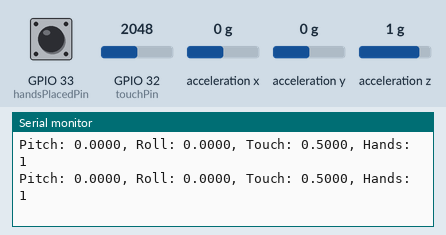
Simulated run of this sketch. Board: ESP32. Shown: the last lines printed to the serial monitor. Wiring (inferred from the names in the program): MPU-6050 motion sensor at I2C address 0x68. Inputs (shaded band) come from the test bench; at power-on: acceleration x 0 g, acceleration y 0 g, GPIO 32 (touchPin) = 2048, GPIO 33 (handsPlacedPin) HIGH, acceleration z 1 g. WiFi joins after 1.5 s; servers stay silent unless stated.

Above: at 2.7 s.
2.8 s: acceleration x set to -1.4 g
At 3.5 s:
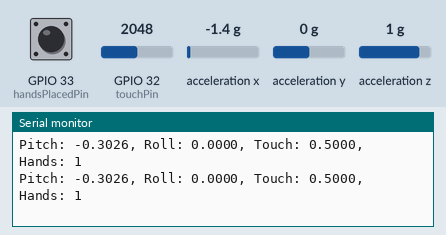
5.8 s: acceleration x set to 0 g
At 6.6 s:
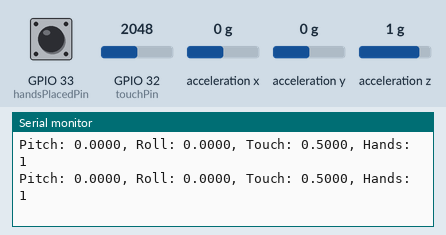

Measured:
- after the input at 2.8 s, the serial monitor: prints a new line at once (image 1)
- after the input at 5.8 s, the serial monitor: prints a new line at once (image 2)

The sketch:

controller.ino
```cpp
#include <WiFi.h>
#include <WiFiUdp.h>
#include <math.h>
#include<Wire.h>

const int MPU_addr=0x68;  // I2C address of the MPU-6050, Plug SDA 21, SCL 22.
int16_t AcX,AcY,AcZ;
// int16_t Tmp,GyX,GyY,GyZ; // not using these, but could...

const int touchPin = 32; // nose touch sensor
const int handsPlacedPin = 33; // hands placed sensor

const char* ssid = "yale wireless";

const char* udpServerIP = "172.27.33.77";
const int udpServerPort = 12346;

WiFiUDP udp;

void setup() {
  pinMode(touchPin, INPUT);
  pinMode(handsPlacedPin, INPUT_PULLUP);
  Wire.begin();
  Wire.beginTransmission(MPU_addr);
  Wire.write(0x6B);  // PWR_MGMT_1 register
  Wire.write(0);     // set to zero (wakes up the MPU-6050)
  Wire.endTransmission(true);
  Serial.begin(115200);

  WiFi.begin(ssid);
  while (WiFi.status() != WL_CONNECTED) {
    // Serial.println("Connecting to WiFi...");
    Serial.println(WiFi.macAddress());
  }
  Serial.println("Connected to WiFi");

  udp.begin(udpServerPort);
}

void loop() {
  double touch = analogRead(touchPin) / 4096.0;
  int hands = digitalRead(handsPlacedPin);
  Wire.beginTransmission(MPU_addr);
  Wire.write(0x3B);  // starting with register 0x3B (ACCEL_XOUT_H)
  Wire.endTransmission(false);
  Wire.requestFrom((uint16_t)MPU_addr, (uint8_t)6,true);  // read 6 registers. Change to 14 for:
                                      // 6 accel, 2 temp, 6 gyro
  AcX=Wire.read()<<8|Wire.read();  // 0x3B (ACCEL_XOUT_H) & 0x3C (ACCEL_XOUT_L)
  AcY=Wire.read()<<8|Wire.read();  // 0x3D (ACCEL_YOUT_H) & 0x3E (ACCEL_YOUT_L)
  AcZ=Wire.read()<<8|Wire.read();  // 0x3F (ACCEL_ZOUT_H) & 0x40 (ACCEL_ZOUT_L)

  float pitch = 0 + (atan2(AcX, sqrt(AcY*AcY + AcZ*AcZ)) / PI);
  float roll = 0 - (atan2(AcY, sqrt(AcX*AcX + AcZ*AcZ)) / PI);

  char buffer[60];
  sprintf(buffer, "Pitch: %.4f, Roll: %.4f, Touch: %.4f, Hands: %d", pitch, roll, touch, hands);

  Serial.println(buffer);
  udp.beginPacket(udpServerIP, udpServerPort);
  udp.println(buffer);
  udp.endPacket();
}
```
